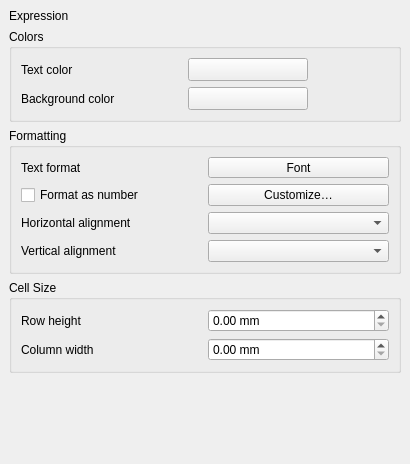
<?xml version="1.0" encoding="UTF-8"?>
<ui version="4.0">
 <class>QgsTableEditorFormattingWidgetBase</class>
 <widget class="QWidget" name="QgsTableEditorFormattingWidgetBase">
  <property name="geometry">
   <rect>
    <x>0</x>
    <y>0</y>
    <width>410</width>
    <height>464</height>
   </rect>
  </property>
  <property name="windowTitle">
   <string>Attribute Table</string>
  </property>
  <layout class="QVBoxLayout" name="verticalLayout">
   <property name="spacing">
    <number>0</number>
   </property>
   <property name="leftMargin">
    <number>0</number>
   </property>
   <property name="topMargin">
    <number>0</number>
   </property>
   <property name="rightMargin">
    <number>0</number>
   </property>
   <property name="bottomMargin">
    <number>0</number>
   </property>
   <item>
    <widget class="QgsScrollArea" name="scrollArea">
     <property name="frameShape">
      <enum>QFrame::NoFrame</enum>
     </property>
     <property name="widgetResizable">
      <bool>true</bool>
     </property>
     <widget class="QWidget" name="scrollAreaWidgetContents">
      <property name="geometry">
       <rect>
        <x>0</x>
        <y>0</y>
        <width>410</width>
        <height>464</height>
       </rect>
      </property>
      <layout class="QGridLayout" name="gridLayout">
       <item row="5" column="0">
        <spacer name="verticalSpacer">
         <property name="orientation">
          <enum>Qt::Vertical</enum>
         </property>
         <property name="sizeHint" stdset="0">
          <size>
           <width>20</width>
           <height>0</height>
          </size>
         </property>
        </spacer>
       </item>
       <item row="0" column="0">
        <widget class="QLabel" name="label_51">
         <property name="text">
          <string>Expression</string>
         </property>
        </widget>
       </item>
       <item row="2" column="0" colspan="2">
        <widget class="QGroupBox" name="groupBox_6">
         <property name="focusPolicy">
          <enum>Qt::StrongFocus</enum>
         </property>
         <property name="title">
          <string>Colors</string>
         </property>
         <property name="syncGroup" stdset="0">
          <string notr="true">composeritem</string>
         </property>
         <property name="collapsed" stdset="0">
          <bool>false</bool>
         </property>
         <layout class="QGridLayout" name="gridLayout_6" columnstretch="2,2,1">
          <item row="3" column="1">
           <widget class="QgsColorButton" name="mBackgroundColorButton">
            <property name="minimumSize">
             <size>
              <width>120</width>
              <height>0</height>
             </size>
            </property>
            <property name="maximumSize">
             <size>
              <width>120</width>
              <height>16777215</height>
             </size>
            </property>
            <property name="text">
             <string/>
            </property>
           </widget>
          </item>
          <item row="2" column="0">
           <widget class="QLabel" name="label_10">
            <property name="text">
             <string>Text color</string>
            </property>
           </widget>
          </item>
          <item row="3" column="0">
           <widget class="QLabel" name="label_11">
            <property name="text">
             <string>Background color</string>
            </property>
           </widget>
          </item>
          <item row="2" column="1">
           <widget class="QgsColorButton" name="mTextColorButton">
            <property name="minimumSize">
             <size>
              <width>120</width>
              <height>0</height>
             </size>
            </property>
            <property name="maximumSize">
             <size>
              <width>120</width>
              <height>16777215</height>
             </size>
            </property>
            <property name="text">
             <string/>
            </property>
           </widget>
          </item>
          <item row="2" column="2">
           <spacer name="horizontalSpacer">
            <property name="orientation">
             <enum>Qt::Horizontal</enum>
            </property>
            <property name="sizeHint" stdset="0">
             <size>
              <width>40</width>
              <height>20</height>
             </size>
            </property>
           </spacer>
          </item>
         </layout>
        </widget>
       </item>
       <item row="3" column="0" colspan="2">
        <widget class="QGroupBox" name="groupBox_7">
         <property name="focusPolicy">
          <enum>Qt::StrongFocus</enum>
         </property>
         <property name="title">
          <string>Formatting</string>
         </property>
         <property name="syncGroup" stdset="0">
          <string notr="true">composeritem</string>
         </property>
         <property name="collapsed" stdset="0">
          <bool>false</bool>
         </property>
         <layout class="QGridLayout" name="gridLayout_7">
          <item row="1" column="0">
           <widget class="QCheckBox" name="mFormatNumbersCheckBox">
            <property name="text">
             <string>Format as number</string>
            </property>
           </widget>
          </item>
          <item row="1" column="1">
           <widget class="QPushButton" name="mCustomizeFormatButton">
            <property name="text">
             <string>Customize…</string>
            </property>
           </widget>
          </item>
          <item row="0" column="1">
           <widget class="QgsFontButton" name="mFontButton">
            <property name="sizePolicy">
             <sizepolicy hsizetype="Preferred" vsizetype="Fixed">
              <horstretch>0</horstretch>
              <verstretch>0</verstretch>
             </sizepolicy>
            </property>
            <property name="text">
             <string>Font</string>
            </property>
           </widget>
          </item>
          <item row="2" column="0">
           <widget class="QLabel" name="label_3">
            <property name="text">
             <string>Horizontal alignment</string>
            </property>
           </widget>
          </item>
          <item row="3" column="0">
           <widget class="QLabel" name="label_4">
            <property name="text">
             <string>Vertical alignment</string>
            </property>
           </widget>
          </item>
          <item row="3" column="1">
           <widget class="QgsAlignmentComboBox" name="mVerticalAlignComboBox"/>
          </item>
          <item row="2" column="1">
           <widget class="QgsAlignmentComboBox" name="mHorizontalAlignComboBox"/>
          </item>
          <item row="0" column="0">
           <widget class="QLabel" name="label_5">
            <property name="text">
             <string>Text format</string>
            </property>
           </widget>
          </item>
         </layout>
        </widget>
       </item>
       <item row="4" column="0" colspan="2">
        <widget class="QGroupBox" name="groupBox_8">
         <property name="focusPolicy">
          <enum>Qt::StrongFocus</enum>
         </property>
         <property name="title">
          <string>Cell Size</string>
         </property>
         <property name="syncGroup" stdset="0">
          <string notr="true">composeritem</string>
         </property>
         <property name="collapsed" stdset="0">
          <bool>false</bool>
         </property>
         <layout class="QGridLayout" name="gridLayout_8" columnstretch="0,0">
          <item row="0" column="1">
           <widget class="QgsDoubleSpinBox" name="mRowHeightSpinBox">
            <property name="suffix">
             <string> mm</string>
            </property>
            <property name="maximum">
             <double>999999.000000000000000</double>
            </property>
           </widget>
          </item>
          <item row="0" column="0">
           <widget class="QLabel" name="label">
            <property name="text">
             <string>Row height</string>
            </property>
           </widget>
          </item>
          <item row="1" column="1">
           <widget class="QgsDoubleSpinBox" name="mColumnWidthSpinBox">
            <property name="suffix">
             <string> mm</string>
            </property>
            <property name="maximum">
             <double>999999.000000000000000</double>
            </property>
           </widget>
          </item>
          <item row="1" column="0">
           <widget class="QLabel" name="label_2">
            <property name="text">
             <string>Column width</string>
            </property>
           </widget>
          </item>
         </layout>
        </widget>
       </item>
       <item row="0" column="1">
        <widget class="QgsFieldExpressionWidget" name="mExpressionEdit" native="true">
         <property name="sizePolicy">
          <sizepolicy hsizetype="MinimumExpanding" vsizetype="Preferred">
           <horstretch>0</horstretch>
           <verstretch>0</verstretch>
          </sizepolicy>
         </property>
         <property name="focusPolicy">
          <enum>Qt::StrongFocus</enum>
         </property>
        </widget>
       </item>
      </layout>
     </widget>
    </widget>
   </item>
  </layout>
 </widget>
 <customwidgets>
  <customwidget>
   <class>QgsDoubleSpinBox</class>
   <extends>QDoubleSpinBox</extends>
   <header>qgsdoublespinbox.h</header>
  </customwidget>
  <customwidget>
   <class>QgsColorButton</class>
   <extends>QToolButton</extends>
   <header>qgscolorbutton.h</header>
   <container>1</container>
  </customwidget>
  <customwidget>
   <class>QgsScrollArea</class>
   <extends>QScrollArea</extends>
   <header>qgsscrollarea.h</header>
   <container>1</container>
  </customwidget>
  <customwidget>
   <class>QgsFontButton</class>
   <extends>QToolButton</extends>
   <header>qgsfontbutton.h</header>
  </customwidget>
  <customwidget>
   <class>QgsAlignmentComboBox</class>
   <extends>QComboBox</extends>
   <header>qgsalignmentcombobox.h</header>
  </customwidget>
  <customwidget>
   <class>QgsFieldExpressionWidget</class>
   <extends>QWidget</extends>
   <header>qgsfieldexpressionwidget.h</header>
   <container>1</container>
  </customwidget>
 </customwidgets>
 <tabstops>
  <tabstop>groupBox_6</tabstop>
  <tabstop>mTextColorButton</tabstop>
  <tabstop>mBackgroundColorButton</tabstop>
  <tabstop>groupBox_7</tabstop>
  <tabstop>mFontButton</tabstop>
  <tabstop>mFormatNumbersCheckBox</tabstop>
  <tabstop>mCustomizeFormatButton</tabstop>
  <tabstop>mHorizontalAlignComboBox</tabstop>
  <tabstop>mVerticalAlignComboBox</tabstop>
  <tabstop>groupBox_8</tabstop>
  <tabstop>mRowHeightSpinBox</tabstop>
  <tabstop>mColumnWidthSpinBox</tabstop>
  <tabstop>scrollArea</tabstop>
 </tabstops>
 <resources/>
 <connections/>
</ui>
